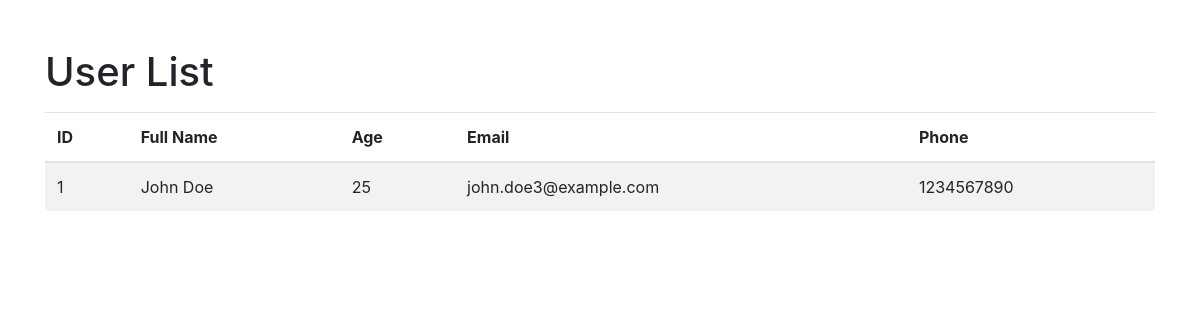
/users, run on an earlier commit of the app's database.
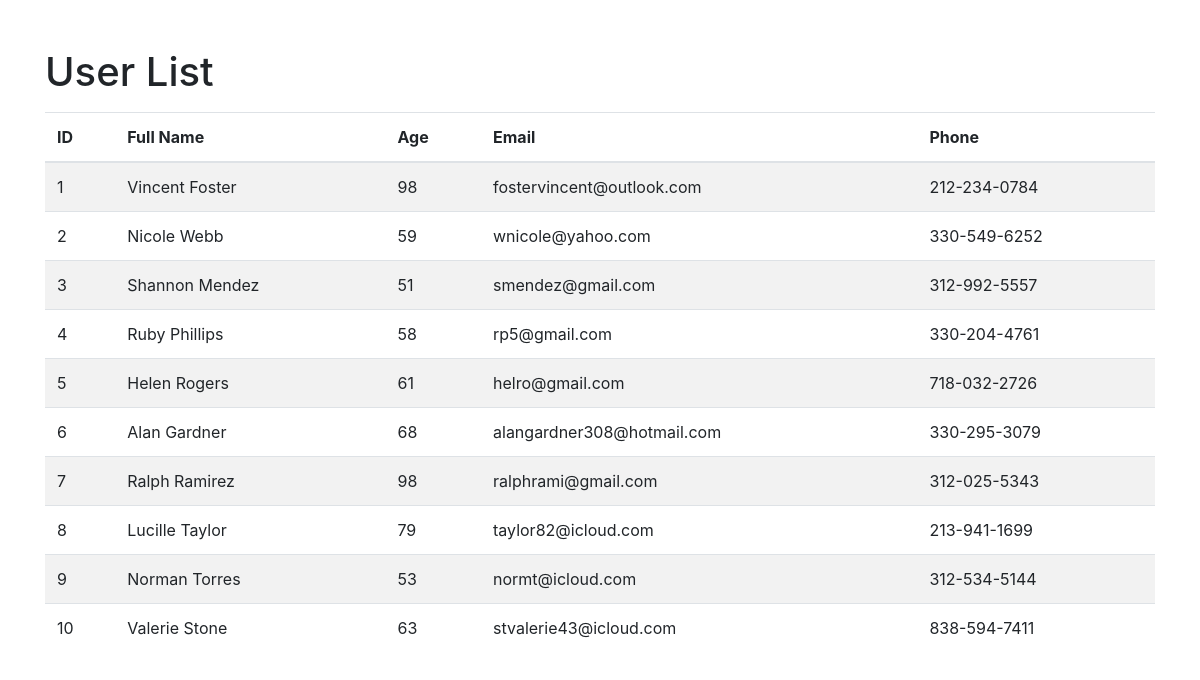
And on a later commit of the database.
### app/models/user.py (models this page shows, shortened)
class User(db.Model):
    id = db.Column(db.Integer, primary_key=True)
    firstname = db.Column(db.String(50))
    lastname = db.Column(db.String(50))
    email = db.Column(db.String(100), nullable=False, unique=True)
    phone = db.Column(db.String(10))
    password = db.Column(db.String(255), nullable=False)
    age = db.Column(db.Integer)

### run.py (the view)
@app.route('/users')
def list_users():
    return UserWebController.list_users()

### app/controllers/userweb_controller.py (called while the page is built)
    @staticmethod
    def list_users():
        users = UserService.get_all_users()
        return render_template('user_list.html', users=users)

### app/repositories/user_repository.py (called while the page is built)
    @staticmethod
    def get_all_users():
        return User.query.all()

### app/services/user_service.py (called while the page is built)
    @staticmethod
    def get_all_users():
        return UserRepository.get_all_users()

### app/templates/user_list.html (shortened to what this page needs)
<!DOCTYPE html>
<html lang="en">
<head>
    <link href="https://stackpath.bootstrapcdn.com/bootstrap/4.5.2/css/bootstrap.min.css" rel="stylesheet">
</head>
<body>
    <div class="container">
        <h1 class="mt-5">User List</h1>
        <table class="table table-striped mt-3">
            <thead>
                <tr>
                    <th>ID</th>
                    <th>Full Name</th>
                    <th>Age</th>
                    <th>Email</th>
                    <th>Phone</th>
                </tr>
            </thead>
            <tbody>
                {% for user in users %}
                    <tr>
                        <td>{{ user.id }}</td>
                        <td>{{ user.firstname }} {{ user.lastname }}</td>
                        <td>{{ user.age }}</td>
                        <td>{{ user.email }}</td>
                        <td>{{ user.phone }}</td>
                    </tr>
                {% endfor %}
            </tbody>
        </table>
    </div>
</body>
</html>

What changed in the data, as far as the page shows it:
changed User id 1: firstname "John" → "Vincent"; lastname "Doe" → "Foster"; age "25" → "98"; email "john.doe3@example.com" → "fostervincent@outlook.com"; phone "1234567890" → "212-234-0784"
added User: id "2", firstname "Nicole", lastname "Webb", age "59", email "wnicole@yahoo.com", phone "330-549-6252"
added User: id "3", firstname "Shannon", lastname "Mendez", age "51", email "smendez@gmail.com", phone "312-992-5557"
added User: id "4", firstname "Ruby", lastname "Phillips", age "58", email "rp5@gmail.com", phone "330-204-4761"
added User: id "5", firstname "Helen", lastname "Rogers", age "61", email "helro@gmail.com", phone "718-032-2726"
added User: id "6", firstname "Alan", lastname "Gardner", age "68", email "alangardner308@hotmail.com", phone "330-295-3079"
added User: id "7", firstname "Ralph", lastname "Ramirez", age "98", email "ralphrami@gmail.com", phone "312-025-5343"
added User: id "8", firstname "Lucille", lastname "Taylor", age "79", email "taylor82@icloud.com", phone "213-941-1699"
added User: id "9", firstname "Norman", lastname "Torres", age "53", email "normt@icloud.com", phone "312-534-5144"
added User: id "10", firstname "Valerie", lastname "Stone", age "63", email "stvalerie43@icloud.com", phone "838-594-7411"
